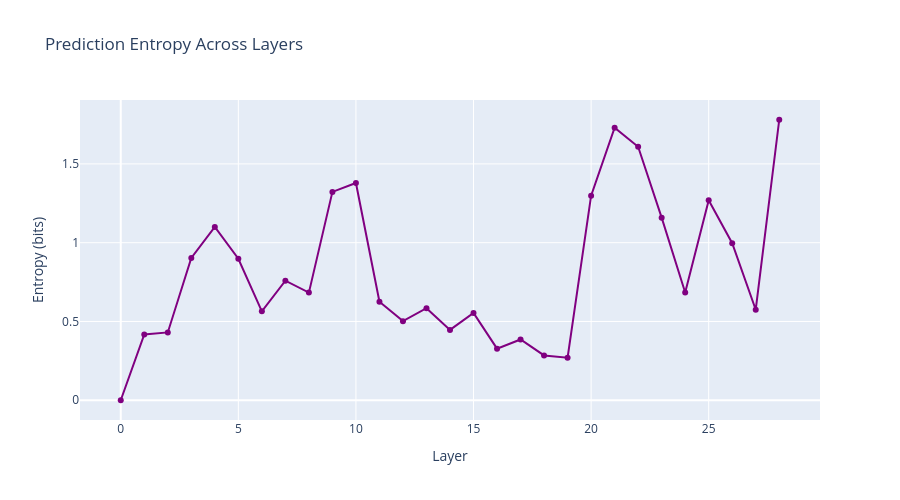

The cell this chart's notebook holds for it:
### Markdown cell above
## 7. Prediction Entropy Analysis

Entropy measures prediction uncertainty. High entropy = model is uncertain.

### Code cell
# Compute entropy at last position
entropy_evolution = get_prediction_entropy(
    logit_lens_results,
    position_idx=-1
)

# Plot
fig = go.Figure()
fig.add_trace(go.Scatter(
    x=list(range(len(entropy_evolution))),
    y=entropy_evolution,
    mode='lines+markers',
    line=dict(color='purple', width=2),
    marker=dict(size=6),
    hovertemplate='Layer: %{x}<br>Entropy: %{y:.3f} bits<extra></extra>'
))

fig.update_layout(
    title="Prediction Entropy Across Layers",
    xaxis_title="Layer",
    yaxis_title="Entropy (bits)",
    width=900,
    height=500
)

fig.show()

print("\nInterpretation:")
print("  📈 High entropy = Model is uncertain, predictions are diffuse")
print("  📉 Low entropy = Model is confident, predictions are focused")
print(f"\nEntropy at layer 0: {entropy_evolution[0]:.3f} bits")
print(f"Entropy at final layer: {entropy_evolution[-1]:.3f} bits")

### Figure 1 — Plotly figure (JSON) as saved in the notebook; plotly's stock layout.template omitted (floating-point values rounded to 4 significant figures)
{"data": [{"hovertemplate": "Layer: %{x}<br>Entropy: %{y:.3f} bits<extra></extra>", "line": {"color": "purple", "width": 2}, "marker": {"size": 6}, "mode": "lines+markers", "type": "scatter", "x": [0, 1, 2, 3, 4, 5, 6, 7, 8, 9, 10, 11, 12, 13, 14, 15, 16, 17, 18, 19, 20, 21, 22, 23, 24, 25, 26, 27, 28], "y": [5.957e-09, 0.4172, 0.4305, 0.9031, 1.1, 0.8983, 0.5646, 0.7591, 0.6832, 1.323, 1.379, 0.6259, 0.5021, 0.5843, 0.4466, 0.5544, 0.3274, 0.3859, 0.2845, 0.2697, 1.298, 1.73, 1.609, 1.159, 0.6843, 1.27, 0.997, 0.5746, 1.78]}], "layout": {"height": 500, "title": {"text": "Prediction Entropy Across Layers"}, "width": 900, "xaxis": {"title": {"text": "Layer"}}, "yaxis": {"title": {"text": "Entropy (bits)"}}}}
